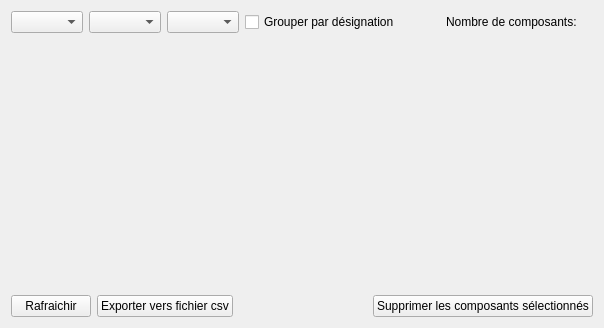
          <widget class="QWidget" name="DCL_by_board">
           <attribute name="title">
            <string>DCL par carte</string>
           </attribute>
           <layout class="QVBoxLayout" name="verticalLayout_5">
            <item>
             <layout class="QHBoxLayout" name="horizontalLayout_4">
              <item>
               <widget class="QComboBox" name="comboBox_carte"/>
              </item>
              <item>
               <widget class="QComboBox" name="comboBox_Model"/>
              </item>
              <item>
               <widget class="QComboBox" name="comboBox_Serial"/>
              </item>
              <item>
               <widget class="QCheckBox" name="groupByDesignationCheckBox">
                <property name="text">
                 <string>Grouper par désignation</string>
                </property>
               </widget>
              </item>
              <item>
               <spacer name="horizontalSpacer">
                <property name="orientation">
                 <enum>Qt::Orientation::Horizontal</enum>
                </property>
                <property name="sizeHint" stdset="0">
                 <size>
                  <width>40</width>
                  <height>20</height>
                 </size>
                </property>
               </spacer>
              </item>
              <item>
               <widget class="QLabel" name="label">
                <property name="text">
                 <string>Nombre de composants: </string>
                </property>
               </widget>
              </item>
              <item>
               <widget class="QLabel" name="nbComponentsLabel">
                <property name="text">
                 <string/>
                </property>
               </widget>
              </item>
             </layout>
            </item>
            <item>
             <widget class="SQLTableForm" name="dclPerBoardSqlTableWidget" native="true">
              <property name="sizePolicy">
               <sizepolicy hsizetype="Preferred" vsizetype="MinimumExpanding">
                <horstretch>0</horstretch>
                <verstretch>0</verstretch>
               </sizepolicy>
              </property>
              <property name="minimumSize">
               <size>
                <width>0</width>
                <height>250</height>
               </size>
              </property>
             </widget>
            </item>
            <item>
             <layout class="QHBoxLayout" name="horizontalLayout_13">
              <property name="topMargin">
               <number>0</number>
              </property>
              <item>
               <widget class="QPushButton" name="refreshBoardTablePushButton">
                <property name="text">
                 <string>Rafraichir</string>
                </property>
                <property name="icon">
                 <iconset resource="qressources.qrc">
                  <normaloff>:/images/refresh.png</normaloff>:/images/refresh.png</iconset>
                </property>
               </widget>
              </item>
              <item>
               <widget class="QPushButton" name="exportBoardDCLToCsvPushButton">
                <property name="text">
                 <string>Exporter vers fichier csv</string>
                </property>
                <property name="icon">
                 <iconset resource="qressources.qrc">
                  <normaloff>:/images/export2csv.png</normaloff>:/images/export2csv.png</iconset>
                </property>
               </widget>
              </item>
              <item>
               <spacer name="horizontalSpacer_14">
                <property name="orientation">
                 <enum>Qt::Orientation::Horizontal</enum>
                </property>
                <property name="sizeHint" stdset="0">
                 <size>
                  <width>40</width>
                  <height>20</height>
                 </size>
                </property>
               </spacer>
              </item>
              <item>
               <widget class="QPushButton" name="deletePushButton">
                <property name="text">
                 <string>Supprimer les composants sélectionnés</string>
                </property>
                <property name="icon">
                 <iconset resource="qressources.qrc">
                  <normaloff>:/images/trash.png</normaloff>:/images/trash.png</iconset>
                </property>
               </widget>
              </item>
             </layout>
            </item>
           </layout>
          </widget>
